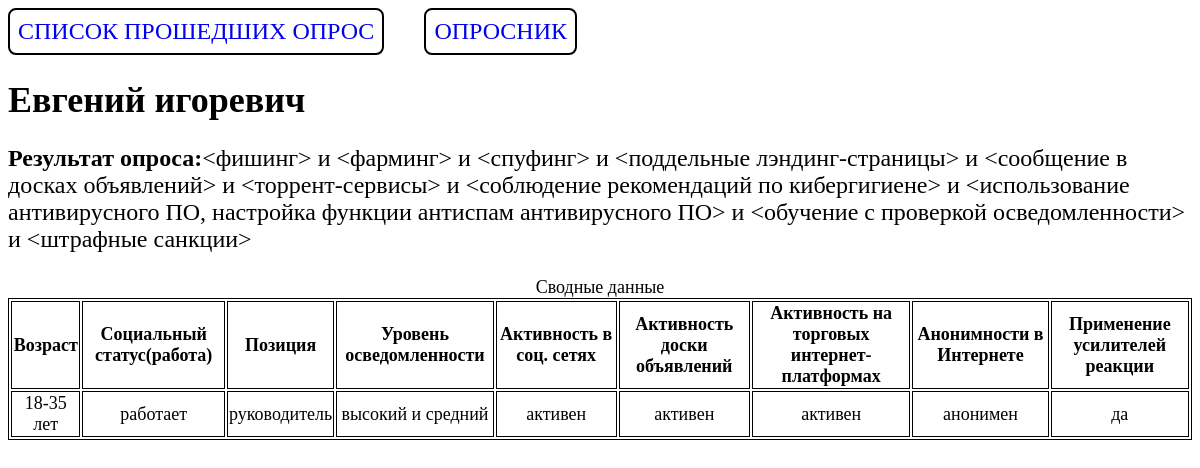
The page /result/187/ on the database its author committed.
### questions/models.py (models this page shows, shortened)
class MyQuesyion(models.Model):
    name = models.CharField(max_length=100, verbose_name="ФИО")
    age = models.ForeignKey("Age", on_delete=models.CASCADE, verbose_name="Возраст")
    work = models.ForeignKey(
        "Work", on_delete=models.CASCADE, verbose_name="Социальный статус(работа)"
    )
    position = models.ForeignKey(
        "Position",
        on_delete=models.CASCADE,
        verbose_name="Позиция",
        null=True,
        blank=True,
    )
    level_of_awareness = models.ForeignKey(
        "LevelOfAwareness",
        on_delete=models.CASCADE,
        verbose_name="Уровень осведомленности",
    )
    activity_in_social_networks = models.ForeignKey(
        "ActivityInSocialNetworks",
        on_delete=models.CASCADE,
        verbose_name="Активность в соц. сетях",
    )
    message_board_activity = models.ForeignKey(
        "MessageBoardActivity",
        on_delete=models.CASCADE,
        verbose_name="Активность доски объявлений",
    )
    activity_on_online_trading_platforms = models.ForeignKey(
        "ActivityOnJnlineTradingPlatforms",
        on_delete=models.CASCADE,
        verbose_name="Активность на торговых интернет-платформах",
    )
    anonymity_on_the_internet = models.ForeignKey(
        "AnonymityOnTheInternet",
        on_delete=models.CASCADE,
        verbose_name="Анонимности в Интернете",
    )
    use_of_reaction_enhancers = models.ForeignKey(
        "UseOfReactionEnhancers",
        on_delete=models.CASCADE,
        verbose_name="Применение усилителей реакции",
    )
    created = models.DateTimeField(auto_now_add=True, verbose_name="Дата создания")
    class Meta:
        ordering = ["-created"]
        verbose_name = "Опросник пользователя"
        verbose_name_plural = "Опросники"
    result = property(_get_result)

class Work(models.Model):
    user_work = models.CharField(max_length=50)
    class Meta:
        verbose_name = "Социальный статус(работа)"
        verbose_name_plural = "Социальный статус(работа)"
    def __str__(self):
        return self.user_work

class Position(models.Model):
    user_position = models.CharField(max_length=50)
    class Meta:
        verbose_name = "Позиция"
        verbose_name_plural = "Позиция"
    def __str__(self):
        return self.user_position

class LevelOfAwareness(models.Model):
    user_level_of_awareness = models.CharField(max_length=50)
    class Meta:
        verbose_name = "Уровень осведомленности"
        verbose_name_plural = "Уровень осведомленности"
    def __str__(self):
        return self.user_level_of_awareness

class ActivityInSocialNetworks(models.Model):
    user_activity_in_social_networks = models.CharField(max_length=50)
    class Meta:
        verbose_name = "Активность в соц. сетях"
        verbose_name_plural = "Активность в соц. сетях"
    def __str__(self):
        return self.user_activity_in_social_networks

class MessageBoardActivity(models.Model):
    user_message_board_activity = models.CharField(max_length=50)
    class Meta:
        verbose_name = "Активность доски объявлений"
        verbose_name_plural = "Активность доски объявлений"
    def __str__(self):
        return self.user_message_board_activity

class ActivityOnJnlineTradingPlatforms(models.Model):
    user_activity_on_online_trading_platforms = models.CharField(max_length=50)
    class Meta:
        verbose_name = "Активность на торговых интернет-платформах"
        verbose_name_plural = "Активность на торговых интернет-платформах"
    def __str__(self):
        return self.user_activity_on_online_trading_platforms

class AnonymityOnTheInternet(models.Model):
    user_anonymity_on_the_internet = models.CharField(max_length=50)
    class Meta:
        verbose_name = "Анонимности в Интернете"
        verbose_name_plural = "Анонимности в Интернете"
    def __str__(self):
        return self.user_anonymity_on_the_internet

class UseOfReactionEnhancers(models.Model):
    user_use_of_reaction_enhancers = models.CharField(max_length=50)
    class Meta:
        verbose_name = "Применение усилителей реакции"
        verbose_name_plural = "Применение усилителей реакции"
    def __str__(self):
        return self.user_use_of_reaction_enhancers

class Age(models.Model):
    user_age = models.CharField(max_length=50, verbose_name="Возраст")
    class Meta:
        verbose_name = "Возраст"
        verbose_name_plural = "Возраст"
    def __str__(self):
        return self.user_age

### questions/views.py (the view)
# urls.py: path("result/<int:pk>/", ResultDetailView.as_view(), name="result_user_question"),
class ResultDetailView(DeleteView):
    model = MyQuesyion
    template_name = "questions/result.html"
    context_object_name = "result"

### questions/templates/questions/result.html (shortened to what this page needs)
{% extends "base.html" %}
{% load static %}
{% block content %}
  <h1>{{ result.name }}</h1>
  <p><span>Результат опроса:</span>{{ result.result }}</p>
  <table>
    <caption>Сводные данные</caption>
    <tr>
        <th>Возраст</th>
        <th>Социальный статус(работа)</th>
        <th>Позиция</th>
        <th>Уровень осведомленности</th>
        <th>Активность в соц. сетях</th>
        <th>Активность доски объявлений</th>
        <th>Активность на торговых интернет-платформах</th>
        <th>Анонимности в Интернете</th>
        <th>Применение усилителей реакции</th>
    </tr>
    <tr>
        <td>{{ result.age }}</td>
        <td>{{ result.work }}</td>
        <td>{{ result.position }}</td>
        <td>{{ result.level_of_awareness }}</td>
        <td>{{ result.activity_in_social_networks }}</td>
        <td>{{ result.message_board_activity }}</td>
        <td>{{ result.activity_on_online_trading_platforms }}</td>
        <td>{{ result.anonymity_on_the_internet }}</td>
        <td>{{ result.use_of_reaction_enhancers }}</td>
    </tr>
  </table>
{% endblock content %}

### questions/templates/base.html (shortened to what this page needs)
{% load static %}
<!DOCTYPE html>
<html lang="ru">
<head>
    <link href="{% static 'css/base.css' %}" rel="stylesheet" />
</head>
<body>
    <div class="header">
        <ul>
            <li><a href="{% url 'questions:results_user_question' %}">Список прошедших опрос</a></li>
            <li><a href="{% url 'questions:add_user_question' %}">Опросник</a></li>
        </ul>
    </div>
    <div class="content">
        {% block content %}
        {% endblock content %}
    </div>
</body>
</html>

### static/css/base.css (style rules this page uses)
p, a, li { font-size: 2vw; }
h1 { font-size: 3vw; }
.header > ul { display: flex; margin: 0; padding: 0; }
.header > ul > li { list-style: none; margin-right: 40px; }
.header > ul > li > a { display: block; text-transform: uppercase; text-decoration: none; border: 2px solid #000; border-radius: 8px; padding: 8px; }
p > span { font-weight: bold; }
table, th, td { border: 1px solid #000; font-size: 1.5vw; text-align: center; }

### rows shown on the page
MyQuesyion: name "Евгений игоревич", result "<фишинг> и <фарминг> и <спуфинг> и <поддельные лэндинг-страницы> и <сообщение в досках объявлений> и <торрент-сервисы> и <соблюдение рекомендаций по кибергигиене> и <использование антивирусного ПО, настройка функции антиспам антивирусного ПО> и <обучение с проверкой осведомленности> и <штрафные санкции>", age "18-35 лет", work "работает", position "руководитель", level_of_awareness "высокий и средний", activity_in_social_networks "активен", message_board_activity "активен", activity_on_online_trading_platforms "активен", anonymity_on_the_internet "анонимен", use_of_reaction_enhancers "да"
